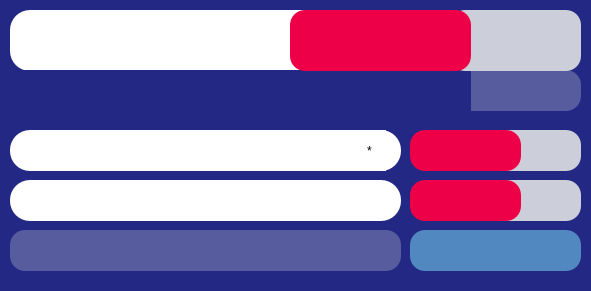
      <widget class="QFrame" name="frame">
       <property name="geometry">
        <rect>
         <x>0</x>
         <y>10</y>
         <width>591</width>
         <height>291</height>
        </rect>
       </property>
       <property name="styleSheet">
        <string notr="true">background-color: rgb(35, 40, 132);
border-radius:30px;</string>
       </property>
       <property name="frameShape">
        <enum>QFrame::Shape::StyledPanel</enum>
       </property>
       <property name="frameShadow">
        <enum>QFrame::Shadow::Raised</enum>
       </property>
       <widget class="QLineEdit" name="inn1_Bat_Name">
        <property name="geometry">
         <rect>
          <x>10</x>
          <y>10</y>
          <width>311</width>
          <height>61</height>
         </rect>
        </property>
        <property name="styleSheet">
         <string notr="true">background-color: rgb(255, 255, 255);

font: 700 18pt &quot;Cascadia Code&quot;;
color: rgb(0, 0, 0);
border-radius: 20px; </string>
        </property>
        <property name="text">
         <string/>
        </property>
        <property name="alignment">
         <set>Qt::AlignmentFlag::AlignCenter</set>
        </property>
        <property name="readOnly">
         <bool>true</bool>
        </property>
       </widget>
       <widget class="QLineEdit" name="inn1_runs">
        <property name="geometry">
         <rect>
          <x>290</x>
          <y>10</y>
          <width>181</width>
          <height>61</height>
         </rect>
        </property>
        <property name="styleSheet">
         <string notr="true">color: rgb(255, 255, 255);
background-color: rgb(237, 0, 71);
font: 700 24pt &quot;Cascadia Code&quot;;
border-radius: 15px; </string>
        </property>
        <property name="text">
         <string/>
        </property>
        <property name="alignment">
         <set>Qt::AlignmentFlag::AlignCenter</set>
        </property>
        <property name="readOnly">
         <bool>true</bool>
        </property>
       </widget>
       <widget class="QLineEdit" name="inn1_Bowl_Name">
        <property name="geometry">
         <rect>
          <x>10</x>
          <y>70</y>
          <width>311</width>
          <height>41</height>
         </rect>
        </property>
        <property name="styleSheet">
         <string notr="true">font: 700 14pt &quot;Cascadia Code&quot;;
color: rgb(0, 0, 0);
border-radius: 15px;

background-color: rgb(87, 92, 158);

/*
background-color: rgb(87, 92, 158);
background-color: rgb(87, 92, 158);</string>
        </property>
        <property name="alignment">
         <set>Qt::AlignmentFlag::AlignCenter</set>
        </property>
        <property name="readOnly">
         <bool>true</bool>
        </property>
       </widget>
       <widget class="QLineEdit" name="inn1_overs">
        <property name="geometry">
         <rect>
          <x>290</x>
          <y>70</y>
          <width>181</width>
          <height>41</height>
         </rect>
        </property>
        <property name="styleSheet">
         <string notr="true">font: 700 14pt &quot;Cascadia Code&quot;;
background-color: rgb(81, 136, 192);
color: rgb(0, 0, 0);
border-radius: 15px;
/*background-color: rgb(255, 255, 255);
background-color: rgb(240, 92, 124);
</string>
        </property>
        <property name="text">
         <string/>
        </property>
        <property name="alignment">
         <set>Qt::AlignmentFlag::AlignCenter</set>
        </property>
        <property name="readOnly">
         <bool>true</bool>
        </property>
       </widget>
       <widget class="QLineEdit" name="inn1_RR">
        <property name="geometry">
         <rect>
          <x>450</x>
          <y>10</y>
          <width>131</width>
          <height>61</height>
         </rect>
        </property>
        <property name="styleSheet">
         <string notr="true">color: rgb(255, 255, 255);
background-color: rgb(237, 0, 71);
font: 700 12pt &quot;Cascadia Code&quot;;
border-radius: 15px; 
background-color: rgb(204, 207, 217);</string>
        </property>
        <property name="readOnly">
         <bool>true</bool>
        </property>
       </widget>
       <widget class="QLineEdit" name="lineEdit_6">
        <property name="geometry">
         <rect>
          <x>450</x>
          <y>70</y>
          <width>131</width>
          <height>41</height>
         </rect>
        </property>
        <property name="styleSheet">
         <string notr="true">font: 700 10pt &quot;Cascadia Code&quot;;
color: rgb(0, 0, 0);
border-radius: 15px;

background-color: rgb(87, 92, 158);
</string>
        </property>
        <property name="readOnly">
         <bool>true</bool>
        </property>
       </widget>
       <widget class="QLineEdit" name="inn1_striker_bowl">
        <property name="geometry">
         <rect>
          <x>480</x>
          <y>130</y>
          <width>101</width>
          <height>41</height>
         </rect>
        </property>
        <property name="styleSheet">
         <string notr="true">color: rgb(0, 0, 0);

font: 700 12pt &quot;Cascadia Code&quot;;
border-radius: 15px; 
background-color: rgb(204, 207, 217);</string>
        </property>
        <property name="alignment">
         <set>Qt::AlignmentFlag::AlignCenter</set>
        </property>
        <property name="readOnly">
         <bool>true</bool>
        </property>
       </widget>
       <widget class="QLineEdit" name="inn1_NonStriker">
        <property name="geometry">
         <rect>
          <x>10</x>
          <y>180</y>
          <width>391</width>
          <height>41</height>
         </rect>
        </property>
        <property name="styleSheet">
         <string notr="true">background-color: rgb(255, 255, 255);

font: 700 14pt &quot;Cascadia Code&quot;;
color: rgb(0, 0, 0);
border-radius: 20px; </string>
        </property>
        <property name="alignment">
         <set>Qt::AlignmentFlag::AlignCenter</set>
        </property>
        <property name="readOnly">
         <bool>true</bool>
        </property>
       </widget>
       <widget class="QLineEdit" name="inn1_nonStriker_bowl">
        <property name="geometry">
         <rect>
          <x>480</x>
          <y>180</y>
          <width>101</width>
          <height>41</height>
         </rect>
        </property>
        <property name="styleSheet">
         <string notr="true">color: rgb(0, 0, 0);
background-color: rgb(237, 0, 71);
font: 700 12pt &quot;Cascadia Code&quot;;
border-radius: 15px; 
background-color: rgb(204, 207, 217);</string>
        </property>
        <property name="alignment">
         <set>Qt::AlignmentFlag::AlignCenter</set>
        </property>
        <property name="readOnly">
         <bool>true</bool>
        </property>
       </widget>
       <widget class="QLineEdit" name="inn1_striker_run">
        <property name="geometry">
         <rect>
          <x>410</x>
          <y>130</y>
          <width>111</width>
          <height>41</height>
         </rect>
        </property>
        <property name="styleSheet">
         <string notr="true">color: rgb(255, 255, 255);
background-color: rgb(237, 0, 71);
font: 700 14pt &quot;Cascadia Code&quot;;
border-radius: 15px; </string>
        </property>
        <property name="alignment">
         <set>Qt::AlignmentFlag::AlignCenter</set>
        </property>
        <property name="readOnly">
         <bool>true</bool>
        </property>
       </widget>
       <widget class="QLineEdit" name="inn1_nonstriker_run">
        <property name="geometry">
         <rect>
          <x>410</x>
          <y>180</y>
          <width>111</width>
          <height>41</height>
         </rect>
        </property>
        <property name="styleSheet">
         <string notr="true">color: rgb(255, 255, 255);
background-color: rgb(237, 0, 71);
font: 700 14pt &quot;Cascadia Code&quot;;
border-radius: 15px; </string>
        </property>
        <property name="alignment">
         <set>Qt::AlignmentFlag::AlignCenter</set>
        </property>
        <property name="readOnly">
         <bool>true</bool>
        </property>
       </widget>
       <widget class="QLineEdit" name="inn1_striker">
        <property name="geometry">
         <rect>
          <x>10</x>
          <y>130</y>
          <width>391</width>
          <height>41</height>
         </rect>
        </property>
        <property name="styleSheet">
         <string notr="true">background-color: rgb(255, 255, 255);

font: 700 14pt &quot;Cascadia Code&quot;;
color: rgb(0, 0, 0);
border-radius: 20px; </string>
        </property>
        <property name="alignment">
         <set>Qt::AlignmentFlag::AlignCenter</set>
        </property>
        <property name="readOnly">
         <bool>true</bool>
        </property>
       </widget>
       <widget class="QLineEdit" name="inn1_bowler_run">
        <property name="geometry">
         <rect>
          <x>410</x>
          <y>230</y>
          <width>171</width>
          <height>41</height>
         </rect>
        </property>
        <property name="styleSheet">
         <string notr="true">font: 700 14pt &quot;Cascadia Code&quot;;
background-color: rgb(81, 136, 192);
color: rgb(0, 0, 0);
border-radius: 15px;</string>
        </property>
        <property name="alignment">
         <set>Qt::AlignmentFlag::AlignCenter</set>
        </property>
        <property name="readOnly">
         <bool>true</bool>
        </property>
       </widget>
       <widget class="QLineEdit" name="inn1_bowler">
        <property name="geometry">
         <rect>
          <x>10</x>
          <y>230</y>
          <width>391</width>
          <height>41</height>
         </rect>
        </property>
        <property name="styleSheet">
         <string notr="true">font: 700 14pt &quot;Cascadia Code&quot;;
color: rgb(0, 0, 0);
border-radius: 15px;

background-color: rgb(87, 92, 158);
</string>
        </property>
        <property name="alignment">
         <set>Qt::AlignmentFlag::AlignCenter</set>
        </property>
        <property name="readOnly">
         <bool>true</bool>
        </property>
       </widget>
       <widget class="QLineEdit" name="lineEdit_15">
        <property name="geometry">
         <rect>
          <x>365</x>
          <y>130</y>
          <width>21</width>
          <height>41</height>
         </rect>
        </property>
        <property name="styleSheet">
         <string notr="true">background-color: rgb(255, 255, 255);

font: 700 20pt &quot;Cascadia Code&quot;;
color: rgb(0, 0, 0);
border-radius: 20px; </string>
        </property>
        <property name="text">
         <string>*</string>
        </property>
        <property name="readOnly">
         <bool>true</bool>
        </property>
       </widget>
       <zorder>lineEdit_6</zorder>
       <zorder>inn1_Bat_Name</zorder>
       <zorder>inn1_Bowl_Name</zorder>
       <zorder>inn1_overs</zorder>
       <zorder>inn1_RR</zorder>
       <zorder>inn1_striker_bowl</zorder>
       <zorder>inn1_NonStriker</zorder>
       <zorder>inn1_nonStriker_bowl</zorder>
       <zorder>inn1_striker_run</zorder>
       <zorder>inn1_nonstriker_run</zorder>
       <zorder>inn1_striker</zorder>
       <zorder>inn1_bowler</zorder>
       <zorder>lineEdit_15</zorder>
       <zorder>inn1_bowler_run</zorder>
       <zorder>inn1_runs</zorder>
      </widget>
